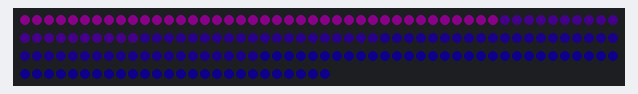
A sketch run on a simulated Arduino Uno, built with avr-gcc and run on an emulated ATmega328P. Shown: 176 RGB LEDs in strip order, left to right, continuing on the next row. Dim RGB values are drawn brighter than linear.

Above: at 1.8 s.

The sketch:

LedManager.ino
```cpp
#include <FastLED.h>

//----------------------- FastLED -------------------------//
#include <FastLED.h>

#define DATA_PIN 7
#define COLOR_ORDER GRB
#define LED_TYPE WS2812B
#define NUM_LEDS 176

uint8_t max_bright = 100;

struct CRGB ledList[NUM_LEDS];

//---------------------------------------------------------//

int noteStates[88];
int noteValue;
unsigned long lastPressed;

int r = 0;
int g = 0;
int b = 0;

#define TURN_OFF_SIGNAL 255

void setup()
{
    //Let leds get recognized
    delay(500);
      //Set the baud rate for the unity-arduino comunication
    Serial.begin(250000);
    Serial.setTimeout(10);

    LEDS.addLeds<LED_TYPE, DATA_PIN, COLOR_ORDER>(ledList, NUM_LEDS);

    FastLED.setBrightness(10);

    //Little animation to know if the system is working
    for(int i = 0; i < NUM_LEDS; i++)
    {
        ledList[i].setRGB(255/(i/20), 0, 255);
        FastLED.show();
    }
    for(int i = NUM_LEDS; i >= -1; i--)
    {
        ledList[i].setRGB(0, 0, 0);
        FastLED.show();
    }

    FastLED.setBrightness(100);

    for(int i = 0; i < 88; i++)
    {
      noteStates[i] = 0;
    }
}

void loop()
{
  //Check if received something from unity
  if (Serial.available() > 0)
  {
    noteValue = Serial.read();

/*
    //If the value is above 180 it means it starts to parse the color rgb values
    if(noteValue == 180)
    {
      r = Serial.read();
      g = Serial.read();
      b = Serial.read();

      noteValue = Serial.read();
    }
    */

    //This is a turn on signal
    if(noteValue < 88)
    {
      noteStates[noteValue] = 1;
      ledList[noteValue * 2].setRGB(150,150,150);
      ledList[noteValue * 2 + 1].setRGB(150,150,150);
      lastPressed = millis();
    }
    //If the value is above 87 it means it's a turn off signal
    else if(noteValue > 87 && noteValue < 180)
    {
      noteStates[noteValue - 88] = 0;
      ledList[(noteValue - 88) * 2].setRGB(0,0,0);
      ledList[(noteValue - 88) * 2 + 1].setRGB(0,0,0);
    }
  }
  //If we receive nothing from unity
  else
  {
    //Check if the time elapsed between the last press and now is above a threshold in (milliseconds)
    //If we don't do that, the leds blinks really fast and that's not what we want
    if((millis() - lastPressed) > 50)
    {
      //Then turn off all the leds because nothing is being pressed
      for(int i = 0; i < 88; i++)
      {
        noteStates[i] = 0;
        ledList[i * 2].setRGB(0,0,0);
        ledList[i * 2 + 1].setRGB(0,0,0);
      }
    }
  }

  //Apply the changes to the leds
  FastLED.show();
}
```
